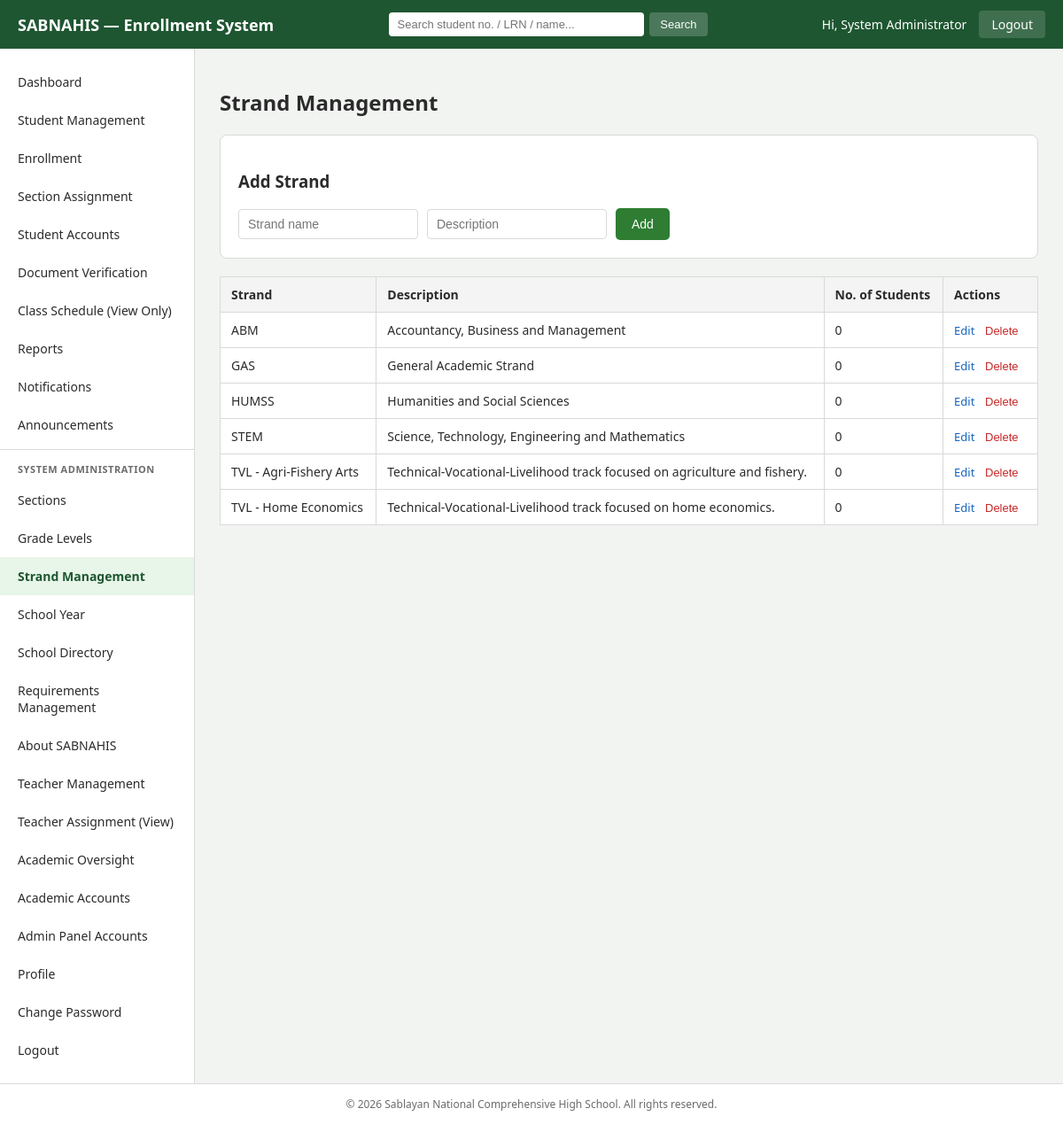
/admin/strands.php (signed in), run on the app's committed database.
### tables this page shows
CREATE TABLE strands (
    strand_id   INT AUTO_INCREMENT PRIMARY KEY,
    strand_name VARCHAR(100) NOT NULL,
    description VARCHAR(255)
);

### includes/functions.php (called while the page is built, shortened)
<?php
function clean($str) {
    return htmlspecialchars(trim($str ?? ''), ENT_QUOTES, 'UTF-8');
}

### admin/strands.php (the view, shortened to what this page needs)
<?php
require_once __DIR__ . '/../config/db.php';
require_once __DIR__ . '/../includes/functions.php';
$editStrand = null;
$strands = $pdo->query('SELECT st.*, (SELECT COUNT(*) FROM students s WHERE s.strand_id = st.strand_id) as student_count
                         FROM strands st ORDER BY st.strand_name')->fetchAll();
require_once __DIR__ . '/includes/header.php';
require_once __DIR__ . '/includes/sidebar.php';
?>
<main class="admin-main">
    <h2>Strand Management</h2>
    <section class="panel">
        <h3><?php echo $editStrand ? 'Edit Strand' : 'Add Strand'; ?></h3>
        <form method="POST" class="form-inline">
            <input type="text" name="strand_name" placeholder="Strand name" value="<?php echo clean($editStrand['strand_name'] ?? ''); ?>" required>
            <input type="text" name="description" placeholder="Description" value="<?php echo clean($editStrand['description'] ?? ''); ?>">
            <button type="submit" class="btn-primary"><?php echo $editStrand ? 'Update' : 'Add'; ?></button>
        </form>
    </section>
    <table class="data-table">
        <thead><tr><th>Strand</th><th>Description</th><th>No. of Students</th><th>Actions</th></tr></thead>
        <tbody>
        <?php foreach ($strands as $s): ?>
            <tr>
                <td><?php echo clean($s['strand_name']); ?></td>
                <td><?php echo clean($s['description']); ?></td>
                <td><?php echo $s['student_count']; ?></td>
                <td class="actions">
                    <a href="?edit=<?php echo $s['strand_id']; ?>">Edit</a>
                    <form method="POST" style="display:inline" onsubmit="return confirm('Delete this strand?');">
                        <button type="submit" class="link-danger">Delete</button>
                    </form>
                </td>
            </tr>
        <?php endforeach; ?>
        </tbody>
    </table>
</main>
<?php require_once __DIR__ . '/includes/footer.php'; ?>

### assets/css/admin.css (style rules this page uses)
:root { --green-dark: #1e5631; --green: #2e7d32; --green-light: #e8f5e9; --gold: #f5a623; --text: #2b2b2b; --muted: #6b6b6b; --border: #d9d9d9; --danger: #c62828; --blue: #1565c0; }
* { box-sizing: border-box; }
body { margin: 0; font-family: 'Segoe UI', Arial, sans-serif; color: var(--text); background: #f2f4f2; }
.admin-main { flex: 1; padding: 24px 28px; }
.panel { background: #fff; border: 1px solid var(--border); border-radius: 8px; padding: 20px; margin-bottom: 20px; }
.data-table { width: 100%; border-collapse: collapse; background: #fff; }
.data-table th, .data-table td { border: 1px solid var(--border); padding: 10px 12px; font-size: 14px; text-align: left; }
.data-table th { background: #f4f4f4; }
.data-table .actions a, .data-table .actions button { margin-right: 8px; font-size: 13px; text-decoration: none; color: var(--blue); background: none; border: none; cursor: pointer; padding: 0; }
.data-table .actions a.danger, .data-table .actions .link-danger { color: var(--danger); }
.form-inline { display: flex; gap: 10px; flex-wrap: wrap; align-items: center; }
.form-inline input, .form-inline select { padding: 8px 10px; border: 1px solid var(--border); border-radius: 4px; font-size: 14px; }
.btn-primary { background: var(--green); color: #fff; border: none; padding: 10px 18px; border-radius: 5px; cursor: pointer; text-decoration: none; display: inline-block; font-size: 14px; }
.link-danger { background: none; border: none; color: var(--danger); cursor: pointer; text-decoration: underline; font-size: 13px; padding: 0; }

### data on the page
strands: strand_name "ABM", description "Accountancy, Business and Management", student_count "0"
strands: strand_name "GAS", description "General Academic Strand", student_count "0"
strands: strand_name "HUMSS", description "Humanities and Social Sciences", student_count "0"
strands: strand_name "STEM", description "Science, Technology, Engineering and Mathematics", student_count "0"
strands: strand_name "TVL - Agri-Fishery Arts", description "Technical-Vocational-Livelihood track focused on agriculture and fishery.", student_count "0"
strands: strand_name "TVL - Home Economics", description "Technical-Vocational-Livelihood track focused on home economics.", student_count "0"

### other printed values
SITE_SHORT_NAME "SABNAHIS"
$_SESSION['admin_fullname'] "System Administrator"
SITE_NAME "Sablayan National Comprehensive High School"
